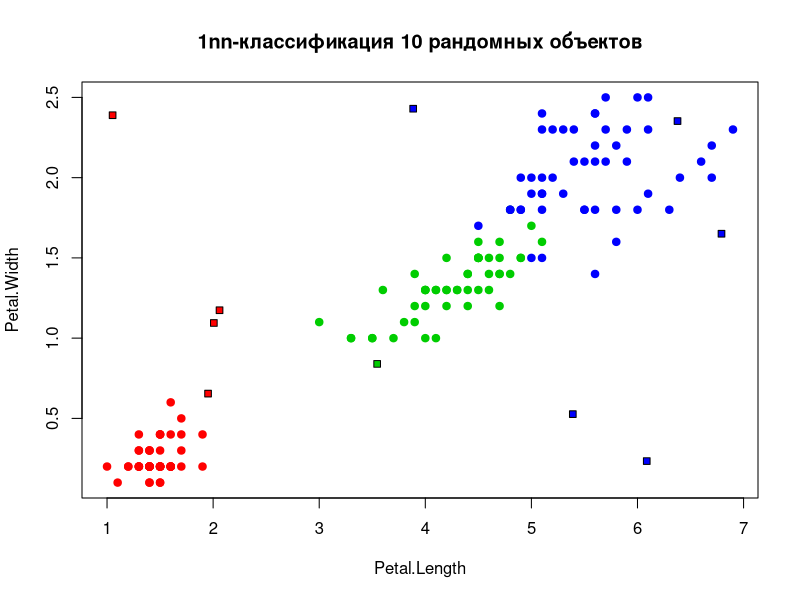

Here is the R script that generated this plot:
#евклидова метрика
EM <- function(u, v) {
  return(sqrt(sum((u - v) ^ 2)));
}

#функция, возвращающая отсортированный массив расстояний от классифицируемого объекта до элементов обучающей выборки
ruler <- function(z, feature_matrix, metric_function = EM) {
  n <- dim(feature_matrix)[2]
  distances <- matrix(NA, length(feature_matrix[,1]), 2)
  for(i in 1:length(feature_matrix[,1])) {
    distances[i,] <- c(i, metric_function(feature_matrix[i,1:n], z))
  }
  distances <- distances[order(distances[,2]),]
  return(distances)
}

#1nn алгоритм
oneNN <- function(z, feature_matrix) {
  distance <- ruler(z, feature_matrix, )
  class <- iris[distance[1,1], 5] #сортируем массив расстояний и получаем класс классифицируемого объекта
  return(class)
}

#отрисовка ирисов Фишера
colors <- c("setosa" = "red", "versicolor" = "green3", "virginica" = "blue")
plot(iris[,3:4], pch = 21, bg = colors[iris$Species],col = colors[iris$Species], main = "1nn-классификация 10 рандомных объектов")

#задание 10 рандомных классифицируемых объектов и их отрисовка
for(i in 1:10){
  z <- c(runif(1, min(iris$Petal.Length), max(iris$Petal.Length)), runif(1, min(iris$Petal.Width), max(iris$Petal.Width)))
  #рисуем классифицируемый объект
  points(z[1], z[2], pch = 22, bg = colors[oneNN(z, iris[,3:4])], asp = 2)
}